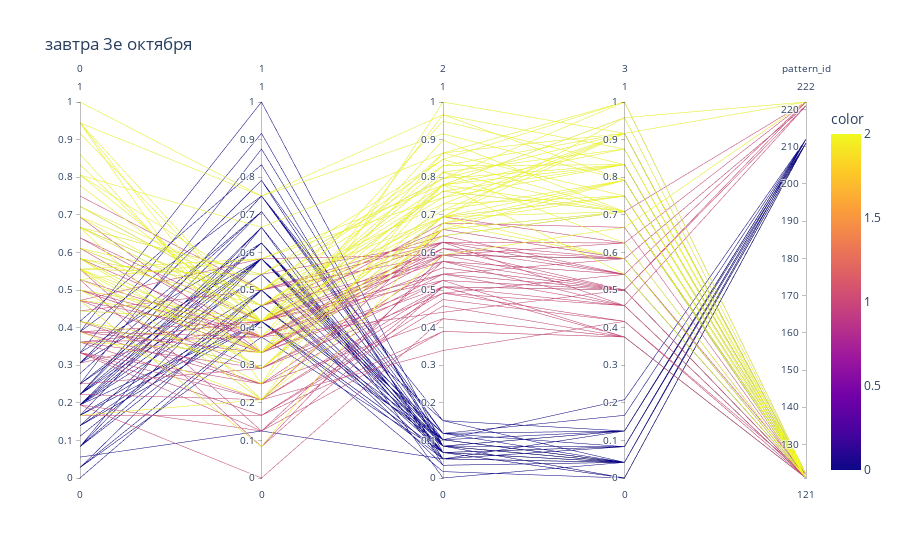

Source (notebook cell):
### Markdown cell above
### Проверка написанных алгоритмов

### Code cell
# Проверка cluster_pattern_fix на ирисках 
from sklearn.datasets import load_iris

iris = load_iris()

df0  = pd.DataFrame(iris['data'])
df0 = (df0-df0.min())/(df0.max()-df0.min())
df00 = cluster_pattern_fix(df0)#.groupby(0).agg([list, lambda x: len(list(x))])
df0['pattern_id'] = df00[0]

px.parallel_coordinates(df0, dimensions=df0.columns,title='завтра 3е октября', color=iris.target).show()

### Figure 1 — Plotly figure (JSON) as saved in the notebook; plotly's stock layout.template omitted (floating-point values rounded to 4 significant figures; data arrays with more than 128 entries replaced by an {"elided": "..."} marker saying what was removed)
{"data": [{"dimensions": [{"label": "0", "values": {"elided": "150 float values"}}, {"label": "1", "values": {"elided": "150 float values"}}, {"label": "2", "values": {"elided": "150 float values"}}, {"label": "3", "values": {"elided": "150 float values"}}, {"label": "pattern_id", "values": {"elided": "150 int values"}}], "domain": {"x": [0, 1], "y": [0, 1]}, "line": {"color": {"elided": "150 int values"}, "coloraxis": "coloraxis"}, "name": "", "type": "parcoords"}], "layout": {"coloraxis": {"colorbar": {"title": {"text": "color"}}, "colorscale": [[0, "#0d0887"], [0.1111, "#46039f"], [0.2222, "#7201a8"], [0.3333, "#9c179e"], [0.4444, "#bd3786"], [0.5556, "#d8576b"], [0.6667, "#ed7953"], [0.7778, "#fb9f3a"], [0.8889, "#fdca26"], [1, "#f0f921"]]}, "legend": {"tracegroupgap": 0}, "title": {"text": "завтра 3е октября"}}}
